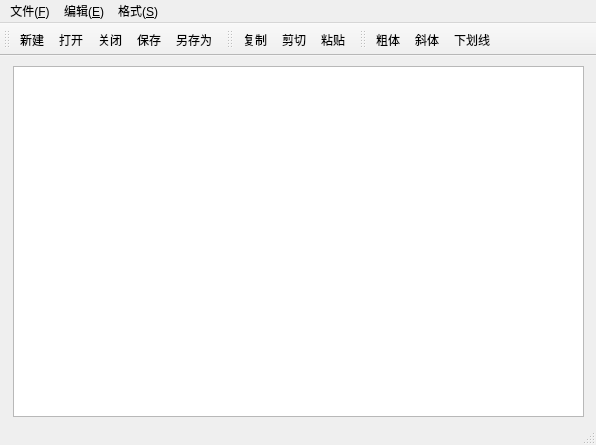
<?xml version="1.0" encoding="UTF-8"?>
<ui version="4.0">
 <class>notepadClass</class>
 <widget class="QMainWindow" name="notepadClass">
  <property name="geometry">
   <rect>
    <x>0</x>
    <y>0</y>
    <width>596</width>
    <height>445</height>
   </rect>
  </property>
  <property name="windowTitle">
   <string>notepad</string>
  </property>
  <property name="windowIcon">
   <iconset resource="notepad.qrc">
    <normaloff>:/image/images/qt32.ico</normaloff>:/image/images/qt32.ico</iconset>
  </property>
  <widget class="QWidget" name="centralWidget">
   <widget class="QTextEdit" name="textEdit">
    <property name="geometry">
     <rect>
      <x>13</x>
      <y>10</y>
      <width>571</width>
      <height>351</height>
     </rect>
    </property>
    <property name="font">
     <font>
      <family>Consolas</family>
      <pointsize>12</pointsize>
     </font>
    </property>
   </widget>
  </widget>
  <widget class="QMenuBar" name="menuBar">
   <property name="geometry">
    <rect>
     <x>0</x>
     <y>0</y>
     <width>596</width>
     <height>23</height>
    </rect>
   </property>
   <widget class="QMenu" name="menu_file">
    <property name="title">
     <string>文件(&amp;F)</string>
    </property>
    <addaction name="actNew"/>
    <addaction name="separator"/>
    <addaction name="actOpen"/>
    <addaction name="actClose"/>
    <addaction name="separator"/>
    <addaction name="actSave"/>
   </widget>
   <widget class="QMenu" name="menu_edit">
    <property name="title">
     <string>编辑(&amp;E)</string>
    </property>
    <addaction name="actCopy"/>
    <addaction name="actCut"/>
    <addaction name="actPaste"/>
    <addaction name="actSelectAll"/>
   </widget>
   <widget class="QMenu" name="menu_style">
    <property name="title">
     <string>格式(&amp;S)</string>
    </property>
    <addaction name="actBold"/>
    <addaction name="actItalic"/>
    <addaction name="actUnderline"/>
    <addaction name="separator"/>
   </widget>
   <addaction name="menu_file"/>
   <addaction name="menu_edit"/>
   <addaction name="menu_style"/>
  </widget>
  <widget class="QToolBar" name="mainToolBar_file">
   <property name="windowTitle">
    <string>文件</string>
   </property>
   <property name="toolButtonStyle">
    <enum>Qt::ToolButtonIconOnly</enum>
   </property>
   <attribute name="toolBarArea">
    <enum>TopToolBarArea</enum>
   </attribute>
   <attribute name="toolBarBreak">
    <bool>false</bool>
   </attribute>
   <addaction name="actNew"/>
   <addaction name="actOpen"/>
   <addaction name="actClose"/>
   <addaction name="actSave"/>
   <addaction name="actSaveAs"/>
  </widget>
  <widget class="QStatusBar" name="statusBar">
   <property name="font">
    <font>
     <family>新宋体</family>
     <pointsize>12</pointsize>
    </font>
   </property>
  </widget>
  <widget class="QToolBar" name="toolBar_edit">
   <property name="windowTitle">
    <string>编辑</string>
   </property>
   <property name="toolButtonStyle">
    <enum>Qt::ToolButtonIconOnly</enum>
   </property>
   <attribute name="toolBarArea">
    <enum>TopToolBarArea</enum>
   </attribute>
   <attribute name="toolBarBreak">
    <bool>false</bool>
   </attribute>
   <addaction name="actCopy"/>
   <addaction name="actCut"/>
   <addaction name="actPaste"/>
  </widget>
  <widget class="QToolBar" name="toolBar_style">
   <property name="windowTitle">
    <string>格式</string>
   </property>
   <property name="toolButtonStyle">
    <enum>Qt::ToolButtonIconOnly</enum>
   </property>
   <attribute name="toolBarArea">
    <enum>TopToolBarArea</enum>
   </attribute>
   <attribute name="toolBarBreak">
    <bool>false</bool>
   </attribute>
   <addaction name="actBold"/>
   <addaction name="actItalic"/>
   <addaction name="actUnderline"/>
  </widget>
  <action name="actOpen">
   <property name="icon">
    <iconset resource="notepad.qrc">
     <normaloff>:/image/images/open.png</normaloff>
     <normalon>:/image/images/new.png</normalon>:/image/images/open.png</iconset>
   </property>
   <property name="text">
    <string>打开</string>
   </property>
   <property name="toolTip">
    <string>打开文件</string>
   </property>
   <property name="shortcut">
    <string>Ctrl+O</string>
   </property>
  </action>
  <action name="actCopy">
   <property name="icon">
    <iconset>
     <normalon>:/image/images/copy.png</normalon>
    </iconset>
   </property>
   <property name="text">
    <string>复制</string>
   </property>
   <property name="toolTip">
    <string>复制</string>
   </property>
   <property name="shortcut">
    <string>Ctrl+C</string>
   </property>
  </action>
  <action name="actCut">
   <property name="icon">
    <iconset resource="notepad.qrc">
     <normaloff>:/image/images/cut.png</normaloff>:/image/images/cut.png</iconset>
   </property>
   <property name="text">
    <string>剪切</string>
   </property>
   <property name="toolTip">
    <string>剪切</string>
   </property>
   <property name="shortcut">
    <string>Ctrl+X</string>
   </property>
  </action>
  <action name="actPaste">
   <property name="icon">
    <iconset>
     <normalon>:/image/images/paste.png</normalon>
    </iconset>
   </property>
   <property name="text">
    <string>粘贴</string>
   </property>
   <property name="toolTip">
    <string>粘贴</string>
   </property>
   <property name="shortcut">
    <string>Ctrl+V</string>
   </property>
  </action>
  <action name="actSelectAll">
   <property name="icon">
    <iconset>
     <normalon>:/image/images/open.png</normalon>
    </iconset>
   </property>
   <property name="text">
    <string>全选</string>
   </property>
   <property name="toolTip">
    <string>全选</string>
   </property>
   <property name="shortcut">
    <string>Ctrl+A</string>
   </property>
  </action>
  <action name="actBold">
   <property name="checkable">
    <bool>true</bool>
   </property>
   <property name="icon">
    <iconset>
     <normalon>:/image/images/textbold.png</normalon>
    </iconset>
   </property>
   <property name="text">
    <string>粗体</string>
   </property>
   <property name="toolTip">
    <string>加粗字体</string>
   </property>
  </action>
  <action name="actSave">
   <property name="icon">
    <iconset resource="notepad.qrc">
     <normaloff>:/image/images/filesave.png</normaloff>:/image/images/filesave.png</iconset>
   </property>
   <property name="text">
    <string>保存</string>
   </property>
   <property name="toolTip">
    <string>保存文件</string>
   </property>
   <property name="shortcut">
    <string>Ctrl+S</string>
   </property>
  </action>
  <action name="actItalic">
   <property name="checkable">
    <bool>true</bool>
   </property>
   <property name="icon">
    <iconset>
     <normalon>:/image/images/textitalic.png</normalon>
    </iconset>
   </property>
   <property name="text">
    <string>斜体</string>
   </property>
   <property name="toolTip">
    <string>斜体</string>
   </property>
  </action>
  <action name="actUnderline">
   <property name="checkable">
    <bool>true</bool>
   </property>
   <property name="icon">
    <iconset resource="notepad.qrc">
     <normaloff>:/image/images/textunder.png</normaloff>:/image/images/textunder.png</iconset>
   </property>
   <property name="text">
    <string>下划线</string>
   </property>
   <property name="toolTip">
    <string>添加下划线</string>
   </property>
  </action>
  <action name="actClose">
   <property name="icon">
    <iconset>
     <normalon>:/image/images/fileopen.png</normalon>
    </iconset>
   </property>
   <property name="text">
    <string>关闭</string>
   </property>
   <property name="toolTip">
    <string>关闭文件</string>
   </property>
  </action>
  <action name="actNew">
   <property name="icon">
    <iconset resource="notepad.qrc">
     <normaloff>:/image/images/new.png</normaloff>:/image/images/new.png</iconset>
   </property>
   <property name="text">
    <string>新建</string>
   </property>
   <property name="toolTip">
    <string>新建文件</string>
   </property>
   <property name="shortcut">
    <string>Ctrl+N</string>
   </property>
  </action>
  <action name="actSaveAs">
   <property name="icon">
    <iconset resource="notepad.qrc">
     <normaloff>:/image/images/exportpdf.png</normaloff>:/image/images/exportpdf.png</iconset>
   </property>
   <property name="text">
    <string>另存为</string>
   </property>
   <property name="toolTip">
    <string>另存为</string>
   </property>
   <property name="shortcut">
    <string>Ctrl+Shift+S</string>
   </property>
  </action>
 </widget>
 <layoutdefault spacing="6" margin="11"/>
 <resources>
  <include location="notepad.qrc"/>
 </resources>
 <connections>
  <connection>
   <sender>actCut</sender>
   <signal>triggered()</signal>
   <receiver>textEdit</receiver>
   <slot>cut()</slot>
   <hints>
    <hint type="sourcelabel">
     <x>-1</x>
     <y>-1</y>
    </hint>
    <hint type="destinationlabel">
     <x>298</x>
     <y>242</y>
    </hint>
   </hints>
  </connection>
  <connection>
   <sender>actPaste</sender>
   <signal>triggered()</signal>
   <receiver>textEdit</receiver>
   <slot>paste()</slot>
   <hints>
    <hint type="sourcelabel">
     <x>-1</x>
     <y>-1</y>
    </hint>
    <hint type="destinationlabel">
     <x>298</x>
     <y>242</y>
    </hint>
   </hints>
  </connection>
  <connection>
   <sender>actCopy</sender>
   <signal>triggered()</signal>
   <receiver>textEdit</receiver>
   <slot>copy()</slot>
   <hints>
    <hint type="sourcelabel">
     <x>-1</x>
     <y>-1</y>
    </hint>
    <hint type="destinationlabel">
     <x>298</x>
     <y>242</y>
    </hint>
   </hints>
  </connection>
  <connection>
   <sender>actItalic</sender>
   <signal>triggered(bool)</signal>
   <receiver>textEdit</receiver>
   <slot>setFontItalic(bool)</slot>
   <hints>
    <hint type="sourcelabel">
     <x>-1</x>
     <y>-1</y>
    </hint>
    <hint type="destinationlabel">
     <x>298</x>
     <y>242</y>
    </hint>
   </hints>
  </connection>
  <connection>
   <sender>actUnderline</sender>
   <signal>triggered(bool)</signal>
   <receiver>textEdit</receiver>
   <slot>setFontUnderline(bool)</slot>
   <hints>
    <hint type="sourcelabel">
     <x>-1</x>
     <y>-1</y>
    </hint>
    <hint type="destinationlabel">
     <x>298</x>
     <y>242</y>
    </hint>
   </hints>
  </connection>
 </connections>
</ui>
